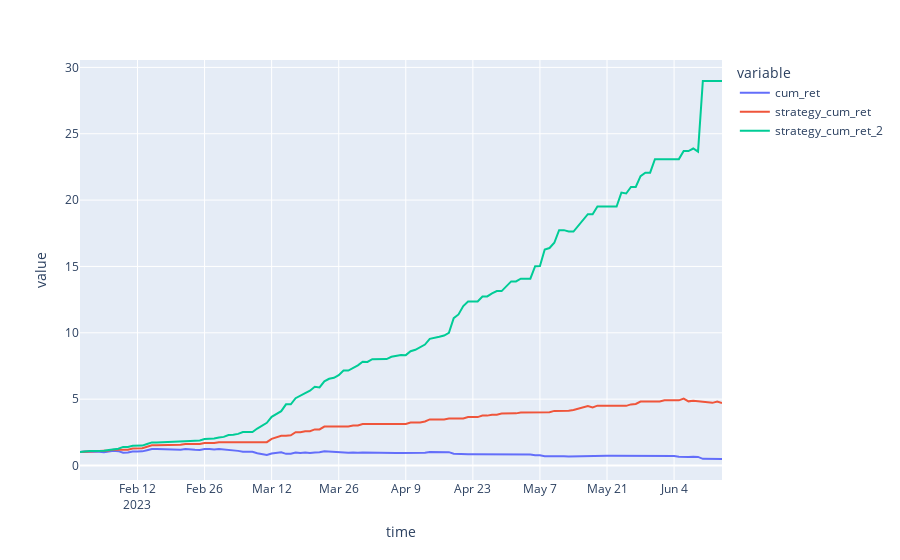

The code cell stored with this chart in its notebook:
### Code cell
Backtest(features_test, target_test)

### Figure 1 — Plotly figure (JSON) as saved in the notebook; plotly's stock layout.template omitted (floating-point values rounded to 4 significant figures; data arrays with more than 128 entries replaced by an {"elided": "..."} marker saying what was removed)
{"data": [{"hovertemplate": "variable=cum_ret<br>time=%{x}<br>value=%{y}<extra></extra>", "legendgroup": "cum_ret", "line": {"color": "#636efa", "dash": "solid"}, "mode": "lines", "name": "cum_ret", "orientation": "v", "showlegend": true, "type": "scatter", "x": {"elided": "135 str values"}, "xaxis": "x", "y": {"elided": "135 float values"}, "yaxis": "y"}, {"hovertemplate": "variable=strategy_cum_ret<br>time=%{x}<br>value=%{y}<extra></extra>", "legendgroup": "strategy_cum_ret", "line": {"color": "#EF553B", "dash": "solid"}, "mode": "lines", "name": "strategy_cum_ret", "orientation": "v", "showlegend": true, "type": "scatter", "x": {"elided": "135 str values"}, "xaxis": "x", "y": {"elided": "135 float values"}, "yaxis": "y"}, {"hovertemplate": "variable=strategy_cum_ret_2<br>time=%{x}<br>value=%{y}<extra></extra>", "legendgroup": "strategy_cum_ret_2", "line": {"color": "#00cc96", "dash": "solid"}, "mode": "lines", "name": "strategy_cum_ret_2", "orientation": "v", "showlegend": true, "type": "scatter", "x": {"elided": "135 str values"}, "xaxis": "x", "y": {"elided": "135 float values"}, "yaxis": "y"}], "layout": {"legend": {"title": {"text": "variable"}, "tracegroupgap": 0}, "margin": {"t": 60}, "xaxis": {"anchor": "y", "domain": [0, 1], "title": {"text": "time"}}, "yaxis": {"anchor": "x", "domain": [0, 1], "title": {"text": "value"}}}}
